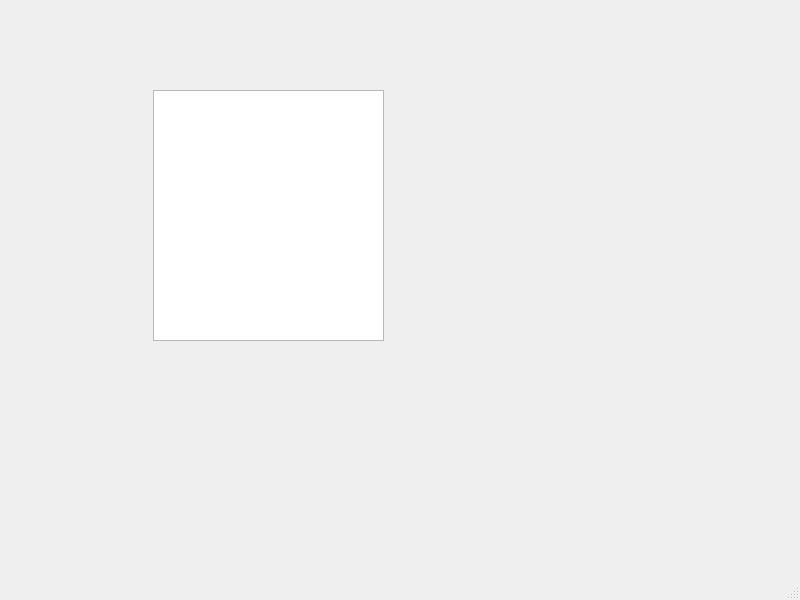
<?xml version="1.0" encoding="UTF-8"?>
<ui version="4.0">
 <class>MainWindow</class>
 <widget class="QMainWindow" name="MainWindow">
  <property name="geometry">
   <rect>
    <x>0</x>
    <y>0</y>
    <width>800</width>
    <height>600</height>
   </rect>
  </property>
  <property name="windowTitle">
   <string>MainWindow</string>
  </property>
  <widget class="QWidget" name="centralwidget">
   <widget class="QTextEdit" name="textEdit">
    <property name="geometry">
     <rect>
      <x>153</x>
      <y>90</y>
      <width>231</width>
      <height>251</height>
     </rect>
    </property>
   </widget>
  </widget>
  <widget class="QMenuBar" name="menubar">
   <property name="geometry">
    <rect>
     <x>0</x>
     <y>0</y>
     <width>800</width>
     <height>23</height>
    </rect>
   </property>
  </widget>
  <widget class="QStatusBar" name="statusbar"/>
 </widget>
 <resources/>
 <connections/>
</ui>
